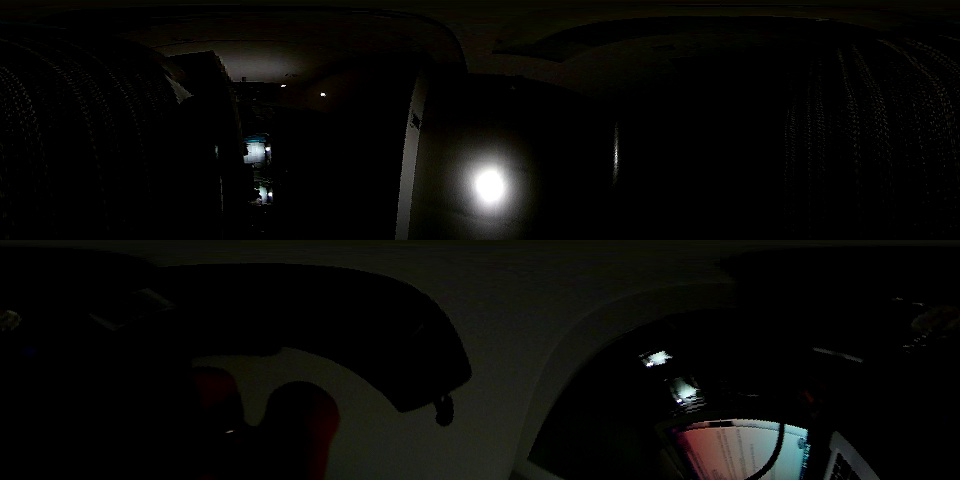
#> input picture frame 0 of fisheye/input.avi, 960 x 480 px, given in place of the camera
$ python fish2pano2frames.py   (Python 2 division)
#> lines starting #> are read from the running program, lines starting #| are printed output that depends on the picture
### fisheye/fish2pano_cv2_rgb.py
import cv2
import numpy as np
import math
import time
from lut import lut
import os

def fish2pano(img):

    # [5 lines of commented-out code are left out]

    height, width = img.shape[: 2]
    # [5 lines of commented-out code are left out]

    if width !=height:
        #img_sq = np.ndarray(shape = (width, width, 3))
        diff = int((width-height)/2)
        img_sq = img[0:height, diff:(diff+height)] # crop only the middle
        print ('image is now squared of size ', img_sq.shape[: 2])
    else:
        img_sq = img
        print('image size is ', img_sq.shape[: 2])


    #cv2.imshow("small", img)

    # new array:
    radius = img_sq.shape[1]/2
    #print(radius)
    imDest = np.ndarray(shape = (int(radius), int(4*radius), 3), dtype= 'uint8')
    #print (radius)

    dict = lut(radius)

    for j in range(int(radius)):
        for i in range(int(4*radius)):

            ## replace the folloiwng four lines with a lookup talbe.
            R = radius - j
            theta = - 2.0 * math.pi * i / (4.0 * radius)

            x = int( (R * math.cos(theta)) + radius )
            y = radius - int( R * math.sin(theta) )

            # check bounds
            if x >= 0 and x < 2*radius and y >= 0 and y < 2*radius:
                #print(x, y, i, j)
                imDest[radius-j-1, i]  = img_sq[x, y]


    #cv2.imwrite('/Users/gzhou/TL_documents/python/fisheye/test.png', imDest)
    #imDest_u8 = cv.CvtColor(imDest, imDest_u8, 'u8')
    return imDest
    print('saved')


# [89 lines left out: functions fish2pano_lut, fish2pano_lut_multi_ps, not called in this run]


# [20 lines that do not run on import are left out]

### fisheye/lut.py
import numpy as np
import math

radius = 240

def lut(radius):
    dict = {}
    i = np.arange(1, radius) #, dtype=int)
    j = np.arange(1, radius*4) #], dtype=int)

    for j in range(int(radius)):
        for i in range(int(4*radius)):
            R = radius - j
            theta = - 2.0 * math.pi * i / (4.0 * radius) + math.pi/2        # starts at bottom of img.. pi/2 shifts the rectlinear to the right

            x = int( (R * math.cos(theta)) + radius )
            y = radius - int( R * math.sin(theta) )

            dict2 = {(i, j):(x, y)}
            dict.update(dict2)
    return dict
    np.save('lut.npy', dict)


# [7 lines that do not run on import are left out]
    #print(dict[(0,0)])

### fisheye/fish2pano2frames.py
import cv2
import numpy as np
import math
from fish2pano_cv2_rgb import fish2pano
import time
import os


# # test run time
# frame = cv2.imread(os.getcwd()+'/fisheye/fish-me.jpg')
# start = time.time()
# pano = fish2pano(frame)# end = time.time()# print(end-start)    # 1.5s to unwarp 612x612 image

cap = cv2.VideoCapture(1)
# [4 lines of commented-out code are left out]
fourcc = cv2.VideoWriter_fourcc(*'MJPG')
out = cv2.VideoWriter(os.getcwd()+'/fisheye/output.avi', fourcc, 30, (240, 960), isColor = 1)
#print(type(out), out.dtype)

count =0

while(cap.isOpened()):
    ret, frame = cap.read()    #print(type(frame), frame.dtype)
#> frame is the input picture: shape (480, 960, 3); mean B, G, R 6.6, 8.5, 8.6

    start = time.time()

    pano = fish2pano(frame) #.astype('u8')
#> in fish2pano, `img_sq = img[0:height, diff:(diff+height)]`:
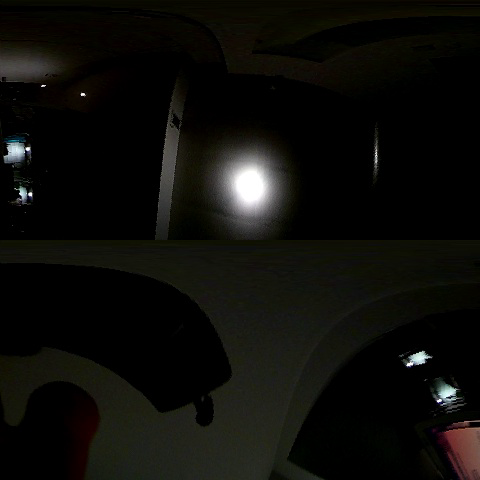
#> img_sq: shape (480, 480, 3); mean B, G, R 9.6, 13, 13.3
#| image is now squared of size  (480, 480)
#> after the loop in fish2pano, `for j in range(int(radius)):`:
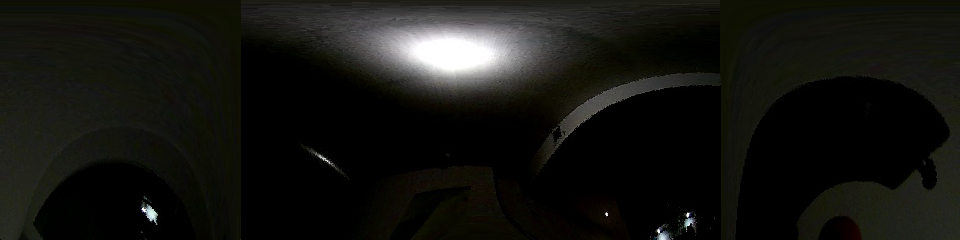
#> imDest: shape (240, 960, 3); mean B, G, R 16.5, 20.4, 20.3
    #print(type(pano), pano.dtype)
#    out.write(pano)

    cv2.imwrite(os.getcwd()+'/fisheye/frame-%s.png' % count, pano)
    count +=1

    end = time.time()
    print(end-start)
    #cv2.waitKey(1000)

cap.release()
out.release()
cv2.destroyAllWindows
